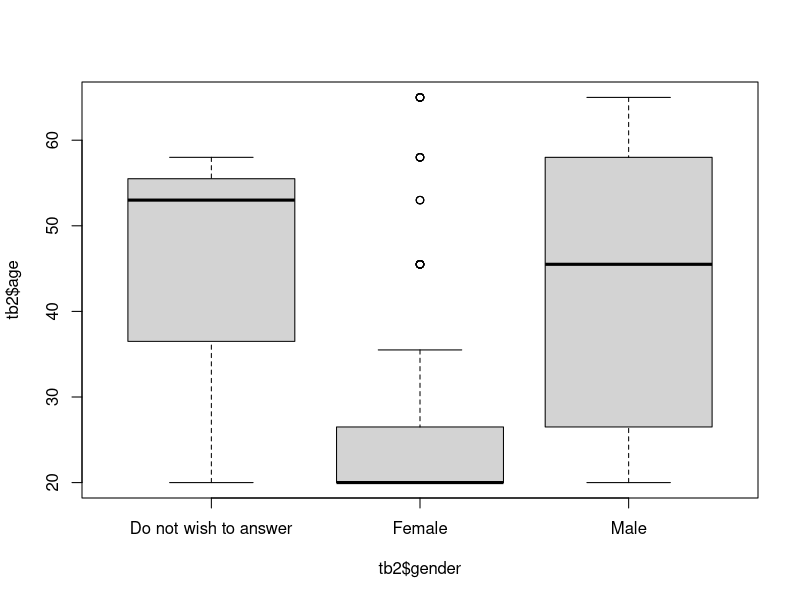
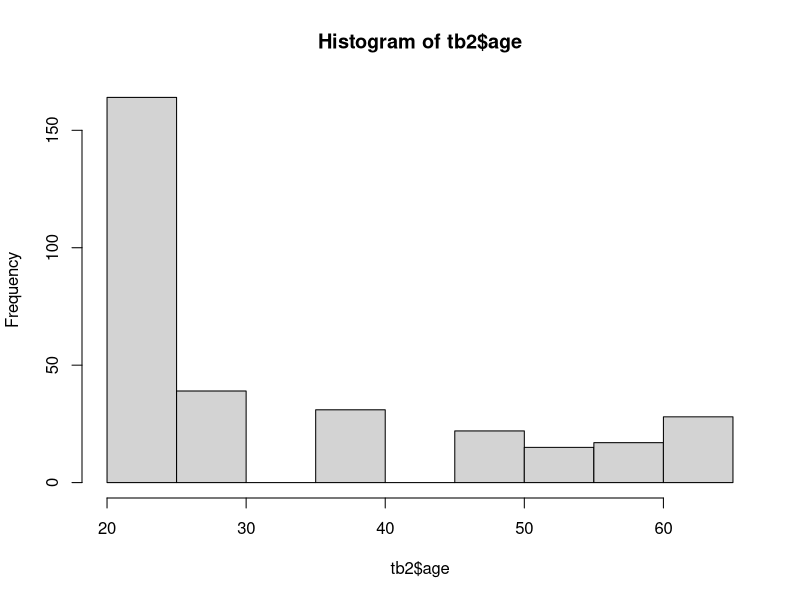
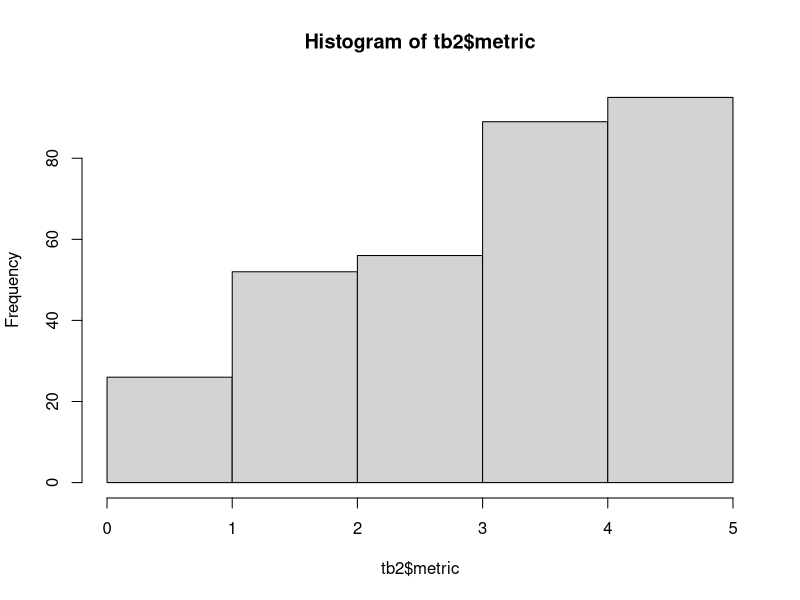
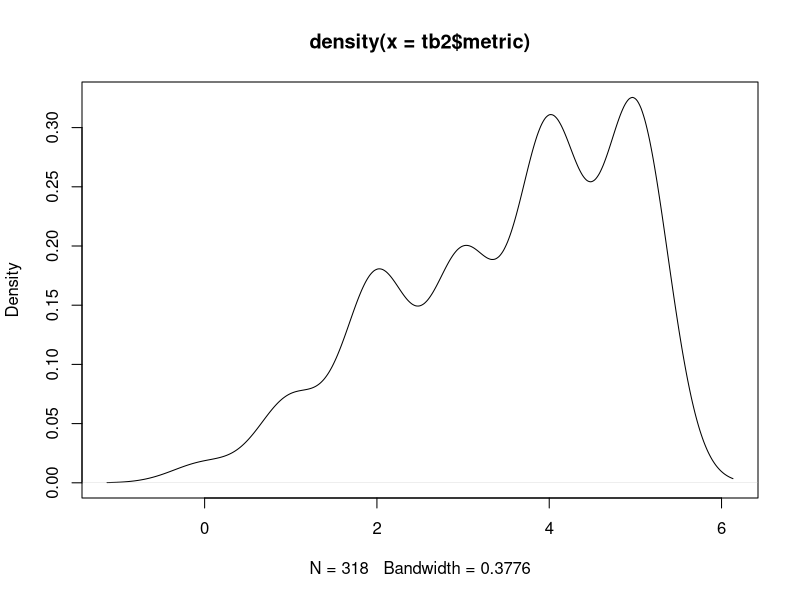
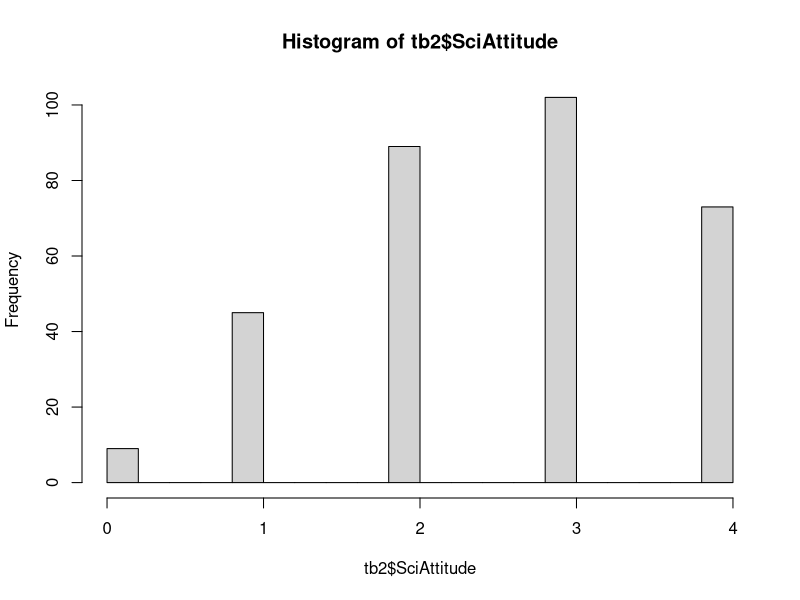
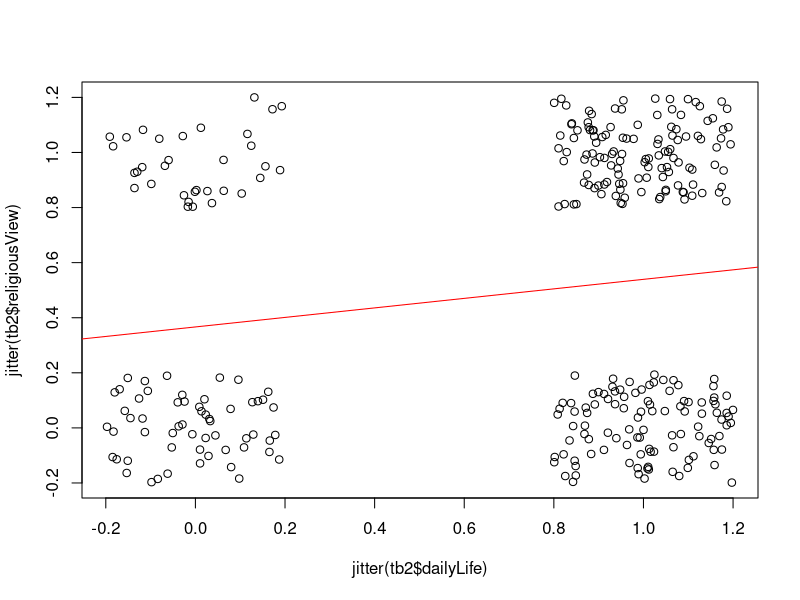
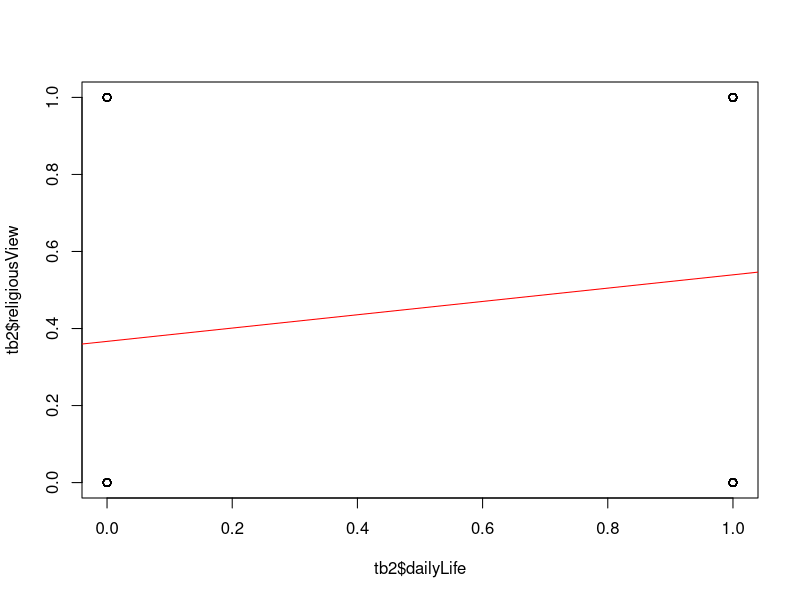
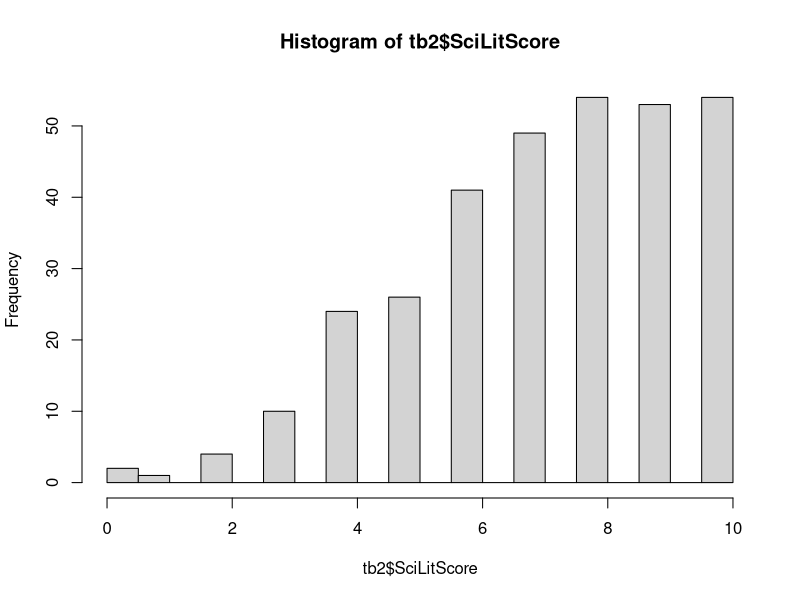

Source code (R) for these figures, in order:
## ---- chunk 1
rm(list=ls())
list.files()
## ---- chunk 2
# colClass specify that all columns will be treated as characters for now. 
# tb.ori = read.csv("metric_survey_data.csv", colClass=rep("character", 24))
tb.ori = read.csv("metric_survey_data.csv", stringsAsFactors = FALSE)
?str
str(tb.ori); 
tb.ori$Timestamp

tb = tb.ori  #make a copy because we will modify the table. 
## ---- chunk 3
names(tb.ori)
?names
#rename the columns with shortter names for convenience 
names(tb) = c("time","gender", "age", "degree", "country", "light", "shaq", "fossil", "kilo", "mm", 
        "food","inseam", "weather","electronCharge","earlyHuman", 
        "laser", "continents", "antibiotics", "electronSize","earthCenter",
        "religiousView","dailyLife","SciOnLife", "SciEffect")
str(tb)

## ---- chunk 4
summary(tb)
## ---- chunk 5
cbind (names(tb), substr(names(tb.ori), 1, 30))
?cbind
## ---- chunk 6
# dealing with missing values, add 'NA' to empty answers
# nested for-loops
for( i in 1:length(tb[, 1])) {  #outter for-loop, i for row, from 1 to the last row
  for( j in 5:length(tb[1, ])) {  #inner for-loop, j for column, from 5th to the last column
    # print( paste("i=", i, "j=", j) )
  }
}

#if there is empty cell, we assign a missing value 'NA' there
for( i in 1:length(tb[, 1])) {  #outter for-loop 
  for( j in 5:length(tb[1, ])) {  #inner for-loop
    if ( is.na(tb[i, j]) ) {
      # do nothing
    } else if (tb[i,j]=='') {
      tb[i,j] = NA
    } 
  }
}

table(is.na(tb$age))
## ---- chunk 7
#indexing features of R
tb[1:5, 2:3]
tb$age #what does mean? 
#tb$age[?] #try for 5th row in age

#correct some input errors
# If there is no input of 'age'
tb$age[is.na(tb$age)] = 'Do not wish to answer'
table(tb$age)
?table
# If there is no input of 'age'

tb$degree [is.na(tb$degree)] = 'Do not wish to answer'
table(tb$degree)

tb$gender[tb$gender=='']='Do not wish to answer'
table(tb$gender)

## ---- chunk 8
##### create a second table, convert character values to numerical values
tb2 = tb[ ,c(2,4,5)]  #this is the score table, empty space before comma indicate every row
head(tb2)

#calculate the average age for each category
?grep #This is not GRE prep. This is pattern match. 
# grep(pattern, x, ignore.case = FALSE, perl = FALSE, value = FALSE,
#     fixed = FALSE, useBytes = FALSE, invert = FALSE)

tb2$age = NA
tb2$age[grep("18-22", tb$age)] = 18/2 + 22/2
tb2$age[grep("23-30", tb$age)] = 23/2 + 30/2
tb2$age[grep("31-40", tb$age)] = 31/2 + 40/2
tb2$age[grep("41-50", tb$age)] = 41/2 + 50/2
tb2$age[grep("51-55", tb$age)] = 51/2 + 55/2
tb2$age[grep("56-60", tb$age)] = 56/2 + 60/2
#> grep("56-60", tb$age)
# [1]   6  12  84  88 104 112 129 130 131 132 133 156 162 163 185 216 219
tb2$age[grep("More than 60 years", tb$age)] = 65
## ---- chunk 9
table(tb$age) #table is a very useful function (command) for tabulation
table(tb2$age)
#summary(tb2$age)
## ---- chunk 10
table(tb2$age, tb2$gender)
boxplot( tb2$age ~ tb2$gender)

#histogram of age
hist(tb2$age)

## ---- chunk 11
table( tb$country )  #All the inputed 'countries'
tb2$country = 0  #for non-USA countries
tb2$country[tb$country=='United States'] = 1
table( tb2$country )

#have a look at some entries
head(tb2)

#double-check the columns
names(tb2)
## ---- chunk 12
### Here are the columns for the 3 categories
metrics = c("shaq", "kilo", "mm", "inseam", "weather")
sciLiteracy = c("light", "fossil", "food", "electronCharge", 
                "earlyHuman", "laser", "continents", "antibiotics",
                "electronSize", "earthCenter")
sciAttitude = c("religiousView", "dailyLife", "SciOnLife", "SciEffect")
## ---- chunk 13

tb2$shaq = 0
tb2$shaq[ tb$shaq=='Yes' ] = 1
tb2$shaq[ tb$shaq=='No' ] = 0
table(tb2$shaq)

tb2$kilo = 0
tb2$kilo[ tb$kilo=='1000 x' ] = 1
table(tb2$kilo)

tb2$mm=0
tb2$mm[ tb$mm==0.145 ] = 1
table(tb2$mm)
table(tb$mm)

tb2$inseam = 0
tb2$inseam[tb$inseam=="This person is short"] = 1
tb2$inseam[tb$inseam=="This person is tall"] = 0
table(tb2$inseam)

tb2$weather = 0
tb2$weather[tb$weather=="A Short sleeve shirt"] = 1
#tb2$weather[tb$weather=="A winter coat"] = 0
#tb2$weather[tb$weather=="A light jacket"] = 0
table(tb$weather)
table(tb2$weather)


## ---- chunk 14
# metrics = c("shaq", "kilo", "mm", "inseam", "weather")
# metric total score
print(paste("metrics are: ", metrics));
tb2$metric = apply( tb2[ , metrics], MARGIN=1, FUN=sum )
hist(tb2$metric, br=5 )
plot( density(tb2$metric) )

#hist(tb2$metric, br=5, probability = TRUE )
## ---- chunk 15
#sciAttitude = c("religiousView", "dailyLife", "SciOnLife", "SciEffect")
# "My religious views are more important than scientific views
tb2$religiousView = 0
tb2$religiousView[grep("No", tb$religiousView)] = 1
tb2$religiousView[grep("Yes", tb$religiousView)] = 0
table(tb2$religiousView)
table(tb$religiousView)

# "For me, in my daily life, it is not important to know about science"
tb2$dailyLife = 0
tb2$dailyLife[ tb$dailyLife=='TRUE' ] = 0
tb2$dailyLife[ tb$dailyLife=='FALSE' ] = 1
table(tb2$dailyLife)

# "Science and technology are making our lives healthiers, easiers and more comfortable."
tb2$SciOnLife = 0
tb2$SciOnLife[ tb$SciOnLife=='TRUE' ] = 1
tb2$SciOnLife[ tb$SciOnLife=='FALSE' ] = 0
table(tb2$SciOnLife)

# "The benefits of sciences are greaters than any harmful effects that it may have."
tb2$SciEffect = 0
tb2$SciEffect[ tb$SciEffect=='TRUE' ] = 1
tb2$SciEffect[ tb$SciEffect=='FALSE' ] = 0
table( tb2$SciEffect )

#sciAttitude = c("religiousView", "dailyLife", "SciOnLife", "SciEffect")
#Attitude total score
tb2$SciAttitude = apply( tb2[, sciAttitude], MARGIN=1, FUN=sum)
hist(tb2$SciAttitude, br=20)
## ---- chunk 16
m =  lm ( tb2$religiousView ~ tb2$dailyLife)
summary( m )
plot( jitter(tb2$religiousView) ~ jitter(tb2$dailyLife)) 
abline(m, col="red")
plot( tb2$religiousView  ~ tb2$dailyLife ) 
abline(m, col="red")
## ---- chunk 17
#sciLiteracy = c("light", "fossil", "food", "electronCharge", 
#                "earlyHuman", "laser", "continents", "antibiotics", "electronSize", "earthCenter")
tb2$light = 0
tb2$light[ tb$light=='TRUE' ] =1
tb2$light[ tb$light=='Wrong' ] =0
table(tb$light)
table(tb2$light)

tb2$fossil = 0
tb2$fossil[ tb$fossil=='6 million and 5 years old' ] = 0
tb2$fossil[grep('Still', tb$fossil)] = 1;
table(tb$fossil)
table(tb2$fossil)

tb2$food = 0
tb2$food[ tb$food=='Dis-agree' ] = 1
tb2$food[grep('Agree', tb$food)] = 0; 
table(tb$food)
table(tb2$food)

tb2$electronCharge = 0
tb2$electronCharge[grep('Positive', tb$electronCharge)] = 1; 
table(tb$electronCharge)
table(tb2$electronCharge)

tb2$earlyHuman = 0
tb2$earlyHuman[grep('TRUE', tb$earlyHuman)] = 0; 
tb2$earlyHuman[grep('FALSE', tb$earlyHuman)] = 1; 
table(tb$earlyHuman)
table(tb2$earlyHuman)

tb2$earlyHuman = 0
tb2$earlyHuman[grep('TRUE', tb$earlyHuman)] = 0; 
tb2$earlyHuman[grep('FALSE', tb$earlyHuman)] = 1; 
table(tb$earlyHuman)
table(tb2$earlyHuman)

tb2$laser = 0
tb2$laser[grep('TRUE', tb$laser)] = 0; 
tb2$laser[grep('FALSE', tb$laser)] = 1; 
table(tb$laser)
table(tb2$laser)

tb2$continents = 0
tb2$continents[grep('TRUE', tb$continents)] = 1; 
tb2$continents[grep('FALSE', tb$continents)] = 0; 
table(tb$continents)
table(tb2$continents)

tb2$antibiotics = 0
tb2$antibiotics[grep('TRUE', tb$antibiotics)] = 0; 
tb2$antibiotics[grep('FALSE', tb$antibiotics)] = 1; 
table(tb$antibiotics)
table(tb2$antibiotics)

tb2$electronSize = 0
tb2$electronSize[grep('True', tb$electronSize)] = 1; 
tb2$electronSize[grep('FALSE', tb$electronSize)] = 0; 
table(tb$electronSize)
table(tb2$electronSize)

tb2$earthCenter = 0
tb2$earthCenter[grep('TRUE', tb$earthCenter)] = 1; 
tb2$earthCenter[grep('FALSE', tb$earthCenter)] = 0; 
table(tb$earthCenter)
table(tb2$earthCenter)

#sciLiteracy = c("light", "fossil", "food", "electronCharge", 
#                "earlyHuman", "laser", "continents", "antibiotics", "electronSize", "earthCenter")

tb2$SciLitScore = apply( tb2[, sciLiteracy], MARGIN=1, FUN=sum ) #by row
hist(tb2$SciLitScore, br=20)
## ---- chunk 18
str(tb2)
## ---- chunk 19
tb3 = tb2[, c("gender", "age", "country", "degree", "metric", "SciAttitude", "SciLitScore")]
head(tb3)
write.csv(tb3, file = "metric-attitude-literacy.csv", row.names = FALSE, quote=TRUE)
